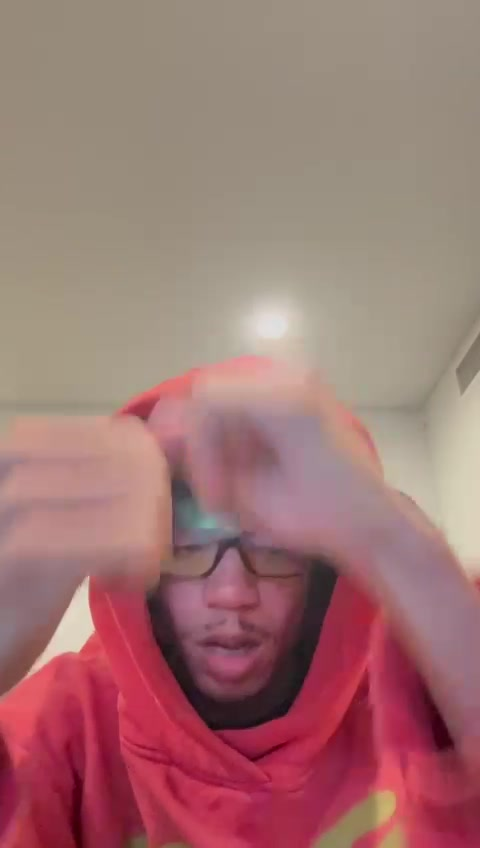
#> input picture backend/videos/0d576d4e-c7b5-40ec-a81b-2beca8b82110/frames/00043.jpg, 480 x 848 px
$ python -i script.py   (imports and definitions only)
#> lines starting #> are read from the running program, lines starting #| are printed output that depends on the picture; after the words box and inside, x2 and y2 are one past the last pixel; in counts of white or black regions, pixels touching at a corner belong together
#> further down, picture is the input picture: shape (848, 480, 3); mean B, G, R 115.5, 117, 160
import cv2
import numpy as np
from typing import Any, Dict

def get_param(params: Dict[str, Any], name: str, default: Any, param_type: type, min_val: Any = None, max_val: Any = None) -> Any:
    """
    Retrieves and validates a parameter from the params dictionary.

    Args:
        params (Dict[str, Any]): Dictionary of parameters.
        name (str): Name of the parameter to retrieve.
        default (Any): Default value if the parameter is not provided or invalid.
        param_type (type): Expected type of the parameter.
        min_val (Any, optional): Minimum allowable value. Defaults to None.
        max_val (Any, optional): Maximum allowable value. Defaults to None.

    Returns:
        Any: Validated parameter value.
    """
    value = params.get(name, default)
    try:
        value = param_type(value)
        if min_val is not None:
            value = max(min_val, value)
        if max_val is not None:
            value = min(max_val, value)
    except (ValueError, TypeError):
        value = default
    return value

def apply_effect(frame: np.ndarray, **params) -> np.ndarray:
    """
    Applies a powerful pixel sorting effect with advanced customization options.

    Parameters:
        frame (np.ndarray): The input video frame in BGR format.
        threshold_min (int): Minimum pixel brightness for sorting.
        threshold_max (int): Maximum pixel brightness for sorting.
        sorting_direction (int): Sorting direction (0: vertical, 1: horizontal).
        sorting_style (int): Sorting style (0: Hue, 1: Saturation, 2: Lightness).
        sort_in (bool): Enables pixel sorting from top to bottom or left to right.
        sort_out (bool): Enables pixel sorting from bottom to top or right to left.
        sort_size (int): Defines the size of the sorting window.
        intensity (float): Intensity of the pixel sorting effect.

    Returns:
        np.ndarray: The frame with the powerful pixel sorting effect applied.
    """
    if not params:
        params = {}

    # Get parameters with defaults and ranges
    thresh_min = get_param(params, "threshold_min", 50, int, 0, 255)
    thresh_max = get_param(params, "threshold_max", 200, int, 0, 255)
    sorting_direction = get_param(params, "sorting_direction", 0, int, 0, 1)  # 0: vertical, 1: horizontal
    sorting_style = get_param(params, "sorting_style", 2, int, 0, 2)  # 0: Hue, 1: Saturation, 2: Lightness
    sort_in = get_param(params, "sort_in", True, bool)
    sort_out = get_param(params, "sort_out", False, bool)
    sort_size = get_param(params, "sort_size", 5, int, 1, 20)
    intensity = get_param(params, "intensity", 1.0, float, 0.1, 10.0)

    # Validate parameters
    if thresh_min > thresh_max:
        thresh_min, thresh_max = thresh_max, thresh_min  # Swap to ensure thresh_min <= thresh_max

    # Apply sorting logic based on selected style
    def pixel_sort(image: np.ndarray, axis: int, style: int, thresh_min: int, thresh_max: int, sort_in: bool, sort_out: bool, sort_size: int, intensity: float) -> np.ndarray:
        """
        Sorts pixels in the image based on the specified channel and thresholds with advanced options.

        Args:
            image (np.ndarray): The input image.
            axis (int): Axis along which to sort (0: vertical, 1: horizontal).
            style (int): Channel to sort by (0: Hue, 1: Saturation, 2: Lightness).
            thresh_min (int): Minimum threshold for sorting.
            thresh_max (int): Maximum threshold for sorting.
            sort_in (bool): Enables sorting from start to end.
            sort_out (bool): Enables sorting from end to start.
            sort_size (int): Size of the sorting window.
            intensity (float): Intensity multiplier for sorting.

        Returns:
            np.ndarray: The image with sorted pixels.
        """
#> called with axis = 0, style = 2, thresh_min = 50, thresh_max = 200, sort_in = True, sort_out = False, sort_size = 5, intensity = 1
        if style == 0:  # Sort by Hue
            hsv = cv2.cvtColor(image, cv2.COLOR_BGR2HSV)
            channel_to_sort = hsv[:, :, 0]
        elif style == 1:  # Sort by Saturation
            hsv = cv2.cvtColor(image, cv2.COLOR_BGR2HSV)
            channel_to_sort = hsv[:, :, 1]
        else:  # Sort by Lightness (brightness)
            grayscale = cv2.cvtColor(image, cv2.COLOR_BGR2GRAY)
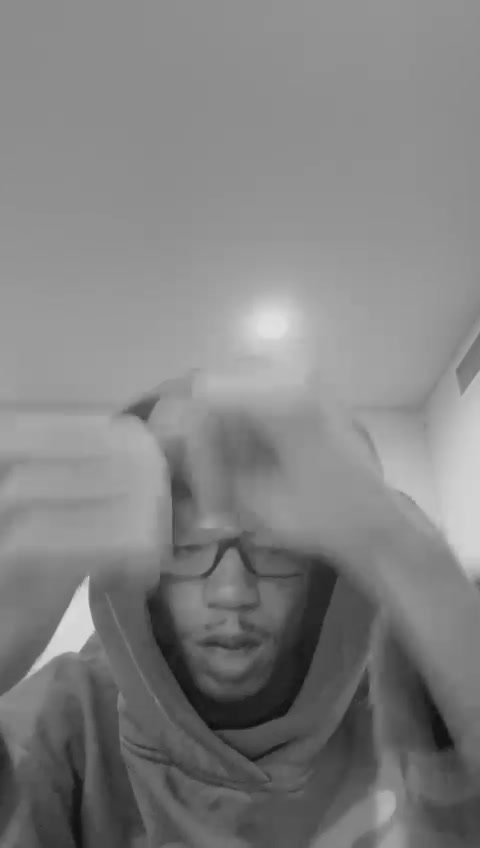
#> grayscale: shape (848, 480); min 13, max 225, mean 129.7
            channel_to_sort = grayscale

        # Create a mask for pixels within the threshold range
        mask = (channel_to_sort >= thresh_min) & (channel_to_sort <= thresh_max)
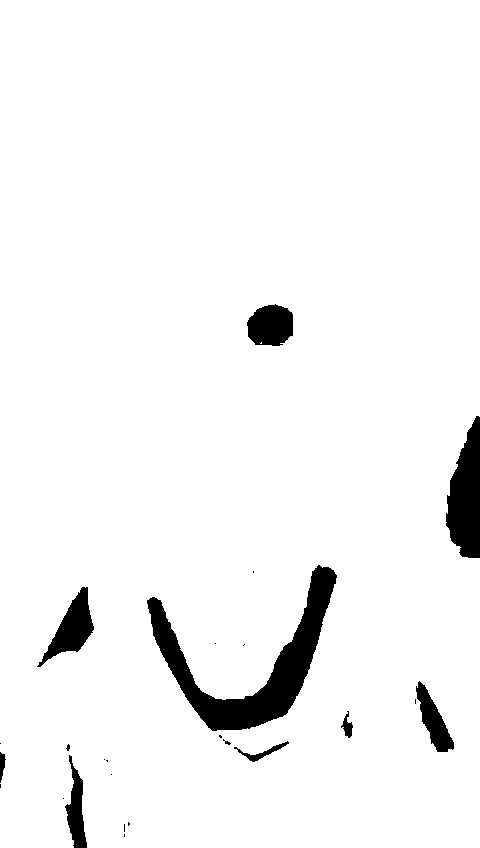
#> mask: shape (848, 480) bool; 95.7% white; 25 black regions (16 under 20 px), largest, box (x1, y1, x2, y2) and area: (147, 565, 337, 731) 8258, (446, 416, 480, 558) 3370, (37, 587, 94, 667) 1751

        sorted_image = image.copy()

        # Determine sorting order
        if sort_in and not sort_out:
            iterator = range(0, image.shape[axis])
        elif sort_out and not sort_in:
            iterator = range(image.shape[axis]-1, -1, -1)
        else:
            iterator = range(0, image.shape[axis])

        for i in iterator:
            if axis == 0:  # Vertical sorting
                window = slice(max(i - sort_size, 0), min(i + sort_size + 1, image.shape[0]))
                masked_indices = np.where(mask[window, :])[0]
                if len(masked_indices) > 1:
                    sorted_indices = np.argsort(channel_to_sort[window, masked_indices])
                    sorted_image[window, masked_indices] = image[window, masked_indices[sorted_indices]] * intensity
            else:  # Horizontal sorting
                window = slice(max(i - sort_size, 0), min(i + sort_size + 1, image.shape[1]))
                masked_indices = np.where(mask[:, window])[0]
                if len(masked_indices) > 1:
                    sorted_indices = np.argsort(channel_to_sort[masked_indices, window])
                    sorted_image[masked_indices, window] = image[masked_indices, window[sorted_indices]] * intensity

        return sorted_image

    # Apply pixel sorting with advanced options
    sorted_image = pixel_sort(
        frame,
        sorting_direction,
        sorting_style,
        thresh_min,
        thresh_max,
        sort_in,
        sort_out,
        sort_size,
        intensity
    )

    return sorted_image

>>> import cv2
>>> picture = cv2.imread('../../videos/0d576d4e-c7b5-40ec-a81b-2beca8b82110/frames/00043.jpg')
#> (the run stopped early here; a loop or call above may not have finished)

$ run again, on backend/videos/0d576d4e-c7b5-40ec-a81b-2beca8b82110/frames/00073.jpg
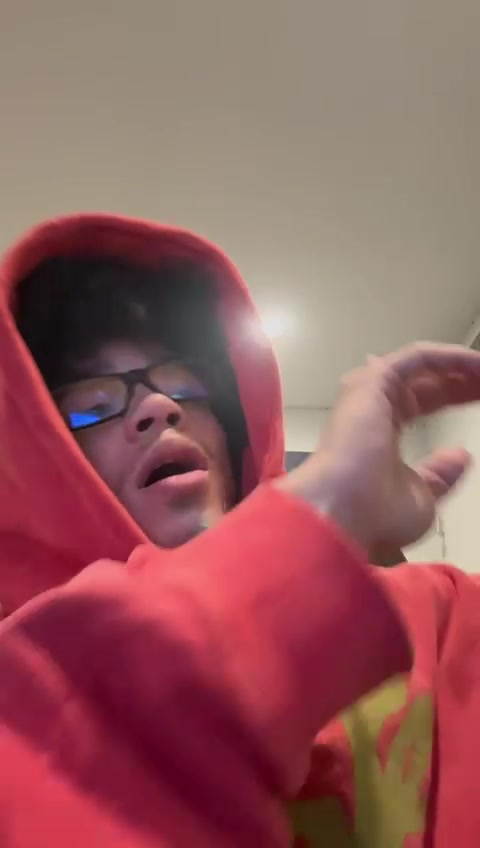
#> input picture backend/videos/0d576d4e-c7b5-40ec-a81b-2beca8b82110/frames/00073.jpg, 480 x 848 px
#> picture is the input picture: shape (848, 480, 3); mean B, G, R 92.9, 91.1, 146.9
#> in pixel_sort, `grayscale = cv2.cvtColor(image, cv2.COLOR_BGR2GRAY)`:
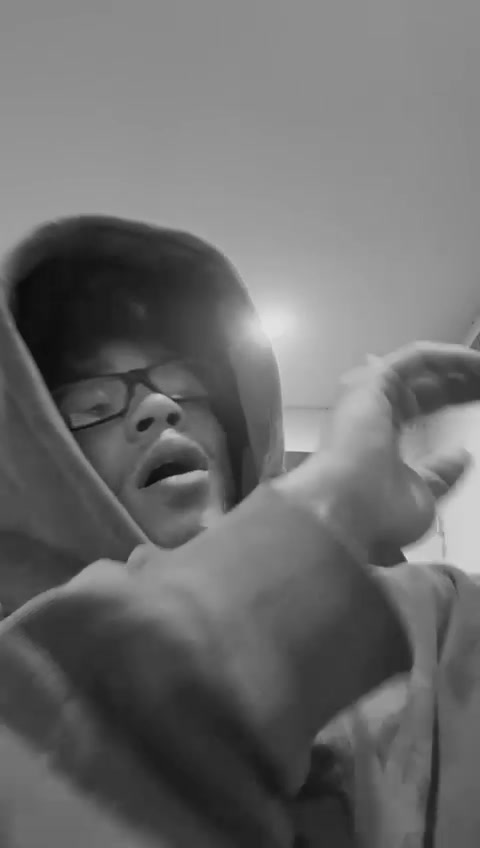
#> grayscale: shape (848, 480); min 10, max 227, mean 108
#> in pixel_sort, `mask = (channel_to_sort >= thresh_min) & (channel_to_sort <= thresh_max)`:
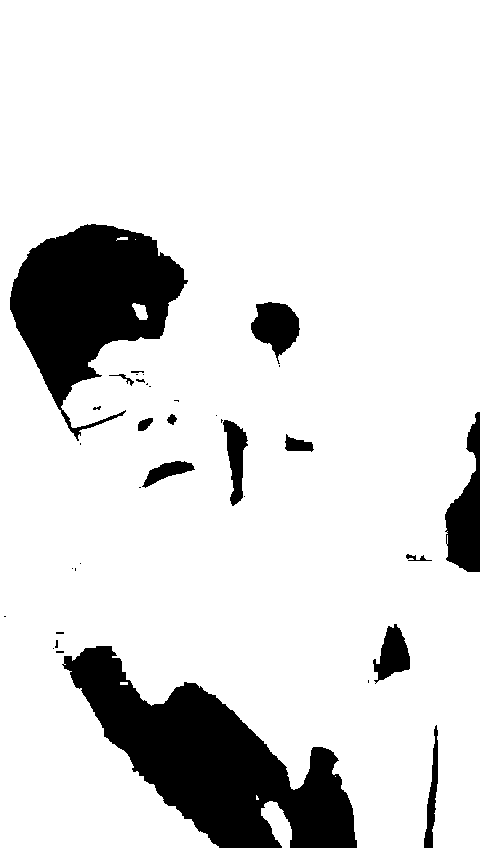
#> mask: shape (848, 480) bool; 86.5% white; 36 black regions (20 under 20 px), largest, box (x1, y1, x2, y2) and area: (62, 646, 357, 848) 26277, (10, 224, 188, 441) 19325, (445, 412, 480, 572) 3087

$ run again, on backend/videos/0d576d4e-c7b5-40ec-a81b-2beca8b82110/frames/00078.jpg
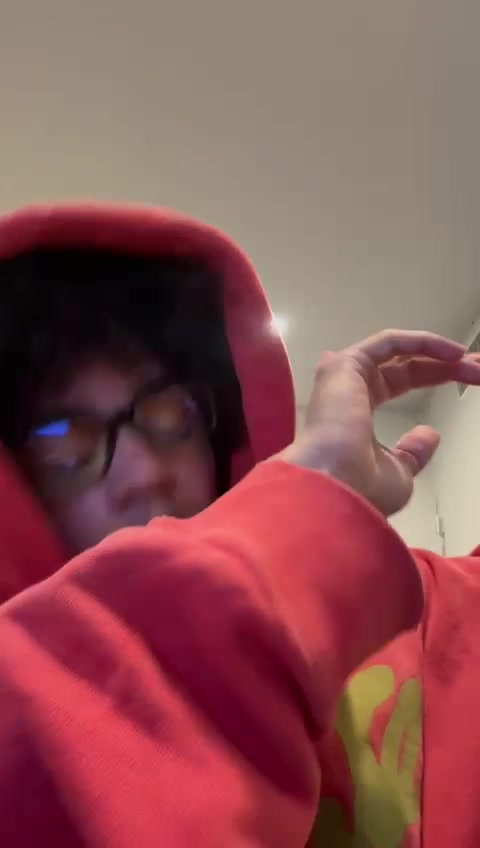
#> input picture backend/videos/0d576d4e-c7b5-40ec-a81b-2beca8b82110/frames/00078.jpg, 480 x 848 px
#> picture is the input picture: shape (848, 480, 3); mean B, G, R 82.3, 80.2, 137.2
#> in pixel_sort, `grayscale = cv2.cvtColor(image, cv2.COLOR_BGR2GRAY)`:
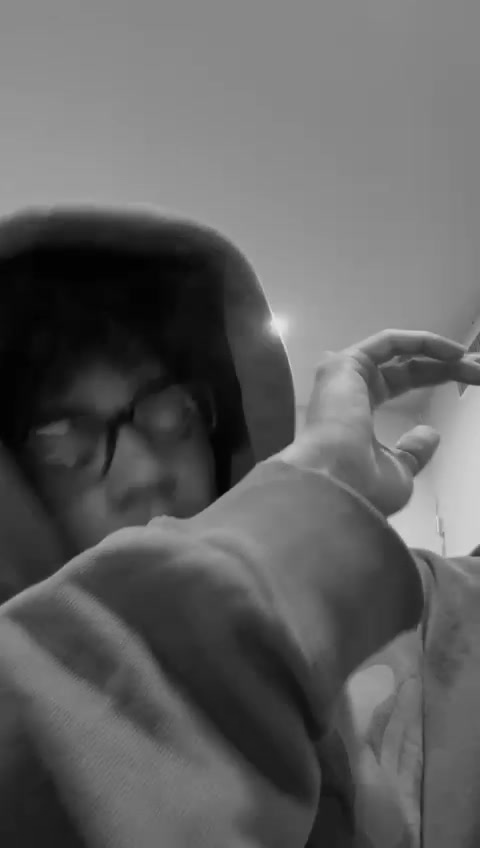
#> grayscale: shape (848, 480); min 1, max 227, mean 97.5
#> in pixel_sort, `mask = (channel_to_sort >= thresh_min) & (channel_to_sort <= thresh_max)`:
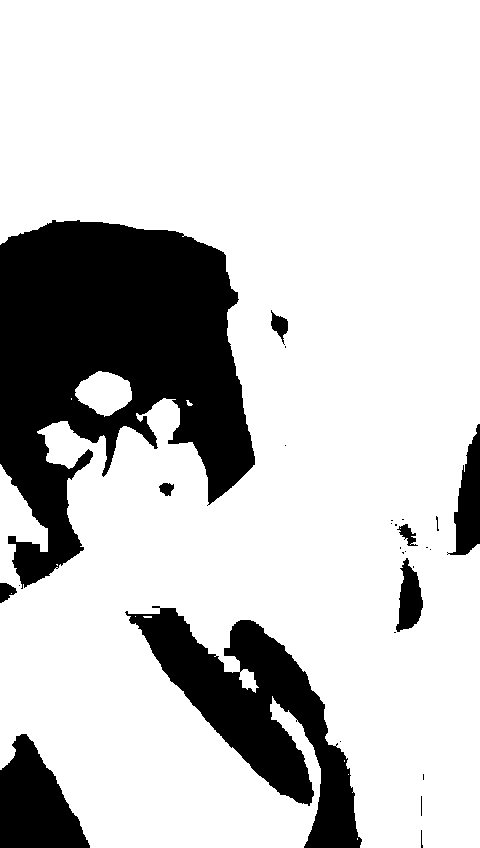
#> mask: shape (848, 480) bool; 78.9% white; 28 black regions (16 under 20 px), largest, box (x1, y1, x2, y2) and area: (0, 220, 255, 589) 54839, (125, 606, 362, 848) 20300, (0, 734, 90, 848) 6469

$ run again, on backend/videos/0d576d4e-c7b5-40ec-a81b-2beca8b82110/frames/00081.jpg
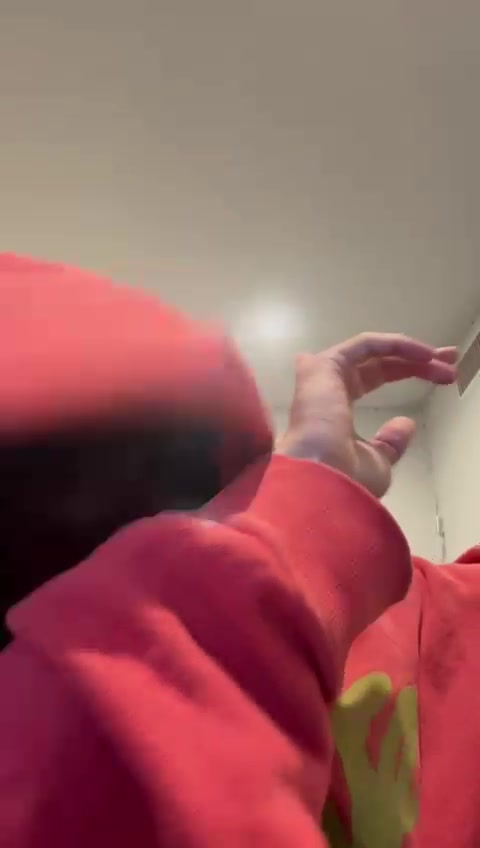
#> input picture backend/videos/0d576d4e-c7b5-40ec-a81b-2beca8b82110/frames/00081.jpg, 480 x 848 px
#> picture is the input picture: shape (848, 480, 3); mean B, G, R 93.9, 93.5, 151.8
#> in pixel_sort, `grayscale = cv2.cvtColor(image, cv2.COLOR_BGR2GRAY)`:
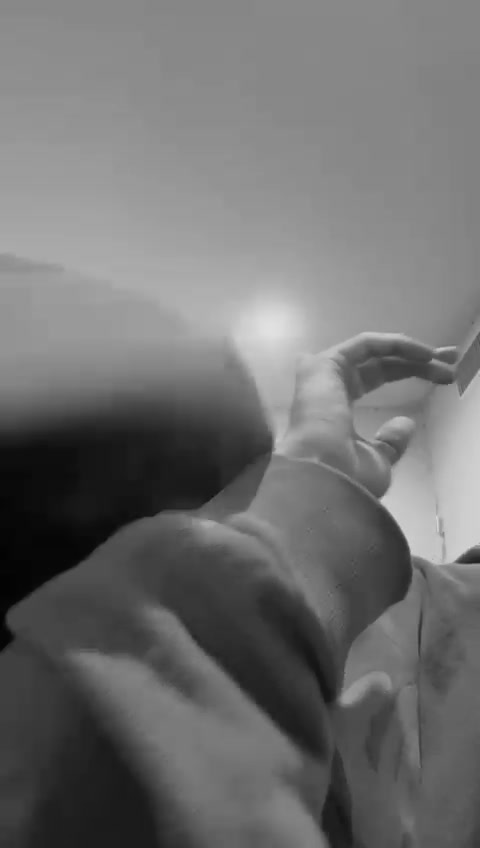
#> grayscale: shape (848, 480); min 2, max 225, mean 111
#> in pixel_sort, `mask = (channel_to_sort >= thresh_min) & (channel_to_sort <= thresh_max)`:
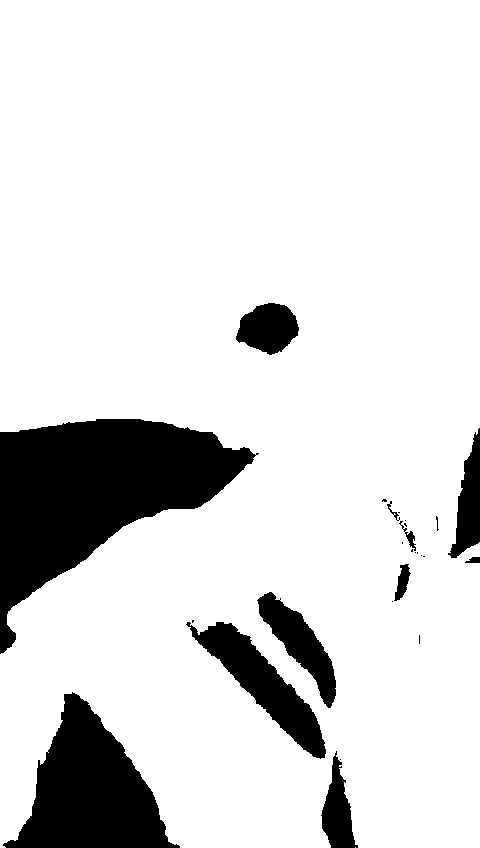
#> mask: shape (848, 480) bool; 85.8% white; 26 black regions (15 under 20 px), largest, box (x1, y1, x2, y2) and area: (0, 419, 259, 654) 27877, (3, 692, 180, 848) 14226, (186, 622, 326, 759) 5683
